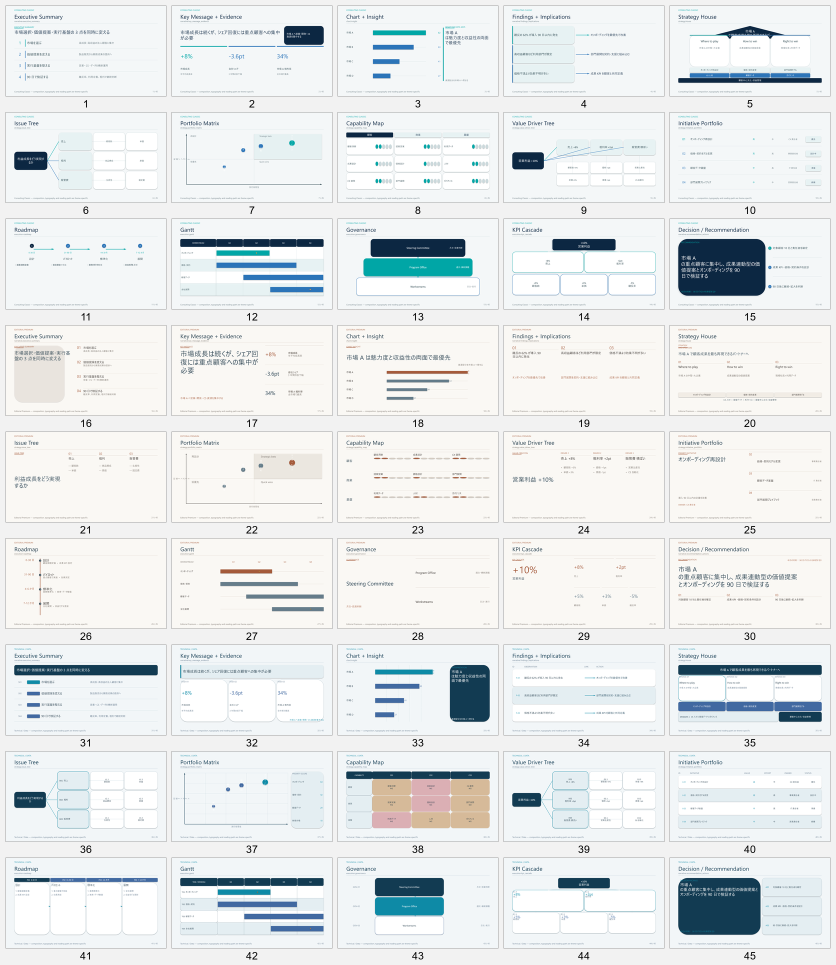
#> input picture spec-driven-presentation-maker/references/examples/native-components-v4/rendered/contact-sheet-all.png, 1672 x 1929 px (shown at 1/2 size)
$ python -i extract_visual_metrics.py   (imports and definitions only)
#> lines starting #> are read from the running program, lines starting #| are printed output that depends on the picture; after the words box and inside, x2 and y2 are one past the last pixel; in counts of white or black regions, pixels touching at a corner belong together
#!/usr/bin/env python3
"""PPTX構造とPNGから客観的な視覚指標を抽出する。"""

from __future__ import annotations

import argparse
import hashlib
import json
import re
import sys
from pathlib import Path

from PIL import Image, ImageChops

from audit_pptx import audit_pptx


SLIDE_NUMBER = re.compile(r"(\d+)(?!.*\d)")


# [5 lines left out: function configure_utf8_console, not called in this run]


def file_sha256(path: Path) -> str:
    digest = hashlib.sha256()
    with path.open("rb") as stream:
        for chunk in iter(lambda: stream.read(1024 * 1024), b""):
            digest.update(chunk)
    return digest.hexdigest()


# [16 lines left out: functions dhash, hash_similarity, not called in this run]


def image_metrics(path: Path) -> dict:
    with Image.open(path) as source:
#> source is the input picture: PIL image 1672x1929 RGB; mean R, G, B 230.5, 234.1, 234.9
        image = source.convert("RGB")
        background = Image.new("RGB", image.size, image.getpixel((0, 0)))
#> background: PIL image 1672x1929 RGB; every value is 242
        diff = ImageChops.difference(image, background).convert("L")
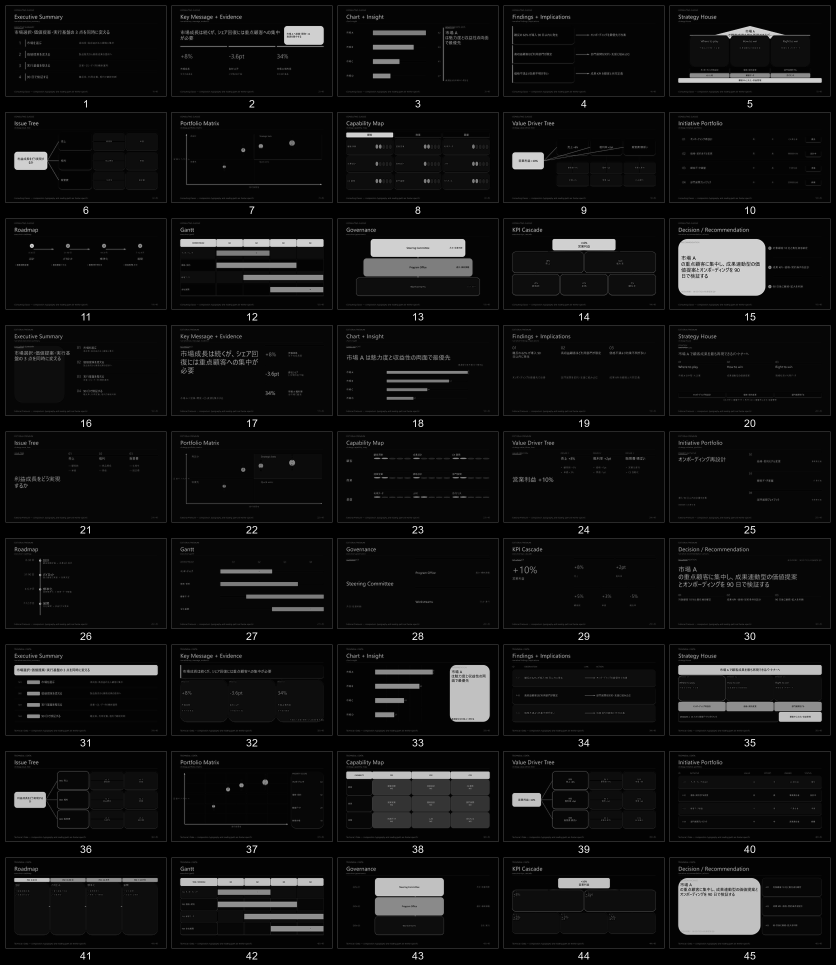
#> diff: PIL image 1672x1929 L (shown at 1/2 size); min 0, max 242, mean 16.3
        mask = diff.point(lambda value: 255 if value > 18 else 0)
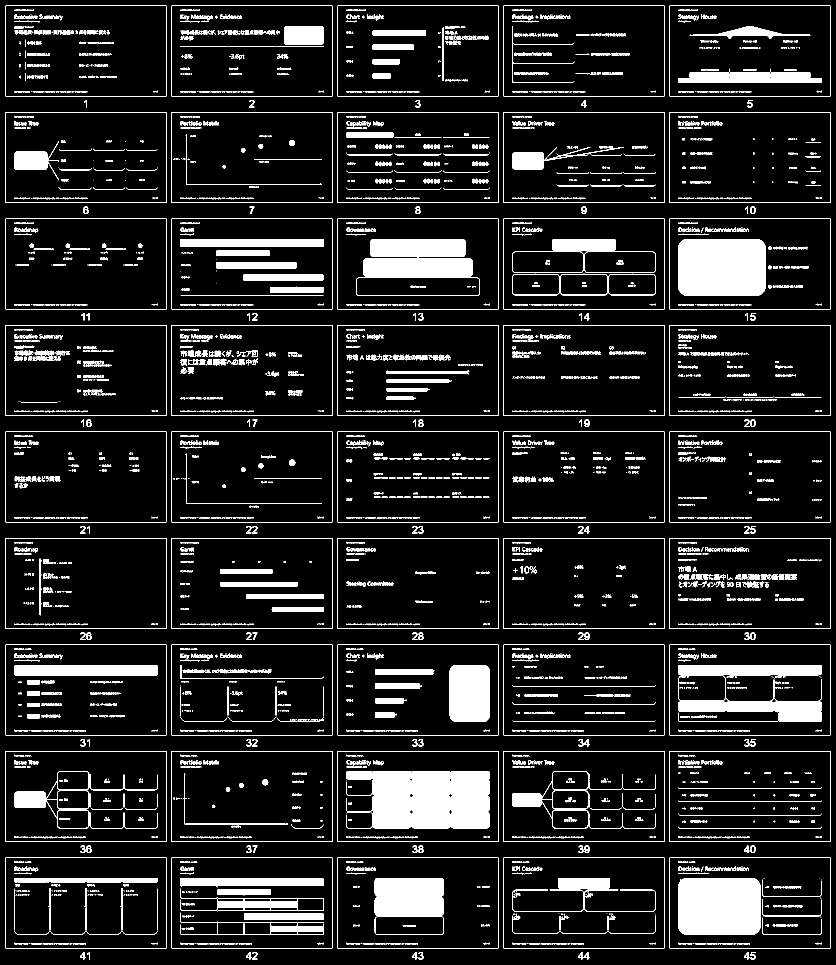
#> mask: PIL image 1672x1929 L (shown at 1/2 size); 10.8% white; 3255 white regions (1376 under 20 px), largest, box (x1, y1, x2, y2) and area: (692, 1543, 980, 1657) 27684, (1356, 478, 1531, 592) 19633, (1356, 1756, 1522, 1870) 18606
        bbox = mask.getbbox()
#> bbox = (11, 11, 1661, 1919)
        histogram = mask.histogram()
#> histogram = 256 values, max 2876789 at index 0, min 0 at index 1, mean 12598.8
        non_background = histogram[255]
#> non_background = 348499
        total = image.width * image.height
#> total = 3225288
        whitespace = round(1 - non_background / total, 4)
#> whitespace = 0.892
        if bbox:
            small_width = 240
            small_height = max(1, round(image.height * small_width / image.width))
#> small_height = 277
            small = mask.resize((small_width, small_height), Image.Resampling.NEAREST)
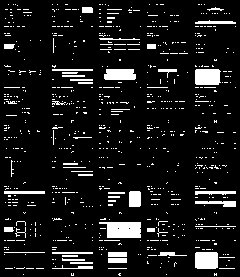
#> small: PIL image 240x277 L; 9.3% white; 802 white regions (758 under 20 px), largest, box (x1, y1, x2, y2) and area: (99, 222, 141, 238) 556, (195, 69, 221, 85) 397, (195, 252, 218, 269) 385
            values = list(small.get_flattened_data()) if hasattr(small, "get_flattened_data") else list(small.getdata())
#> values = 66480 items
            points = [(index % small_width, index // small_width) for index, value in enumerate(values) if value]
#> points = 6160 pairs, first value 4 to 235, second value 4 to 275
            centroid = [
                round(sum(point[0] for point in points) / len(points) / small_width, 4),
                round(sum(point[1] for point in points) / len(points) / small_height, 4),
            ] if points else [0.5, 0.5]
#> centroid = [0.535, 0.558]
        else:
            centroid = [0.5, 0.5]
        # 共通ヘッダー／フッターだけで「似たページ」と判定しないよう、
        # 本文帯のレイアウトHashを別に固定する。
        content_top = round(image.height * 0.18)
#> content_top = 347
        content_bottom = max(content_top + 1, round(image.height * 0.91))
#> content_bottom = 1755
        content_mask = mask.crop((0, content_top, image.width, content_bottom))
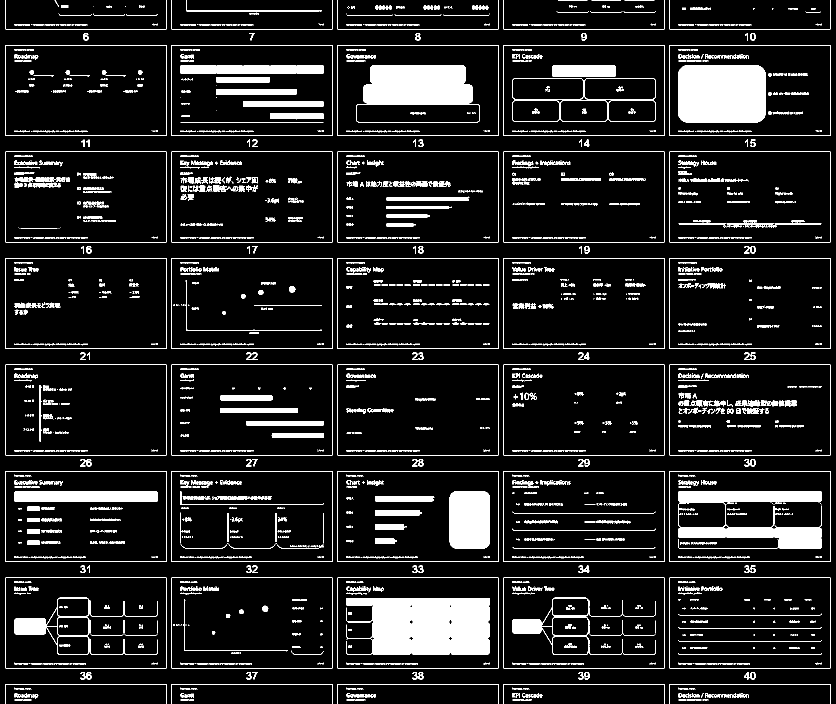
#> content_mask: PIL image 1672x1408 L (shown at 1/2 size); 10.2% white; 2401 white regions (1005 under 20 px), largest, box (x1, y1, x2, y2) and area: (692, 1196, 980, 1310) 27684, (1356, 131, 1531, 245) 19633, (712, 131, 960, 245) 15625
        return {
            "width": image.width,
            "height": image.height,
            "sha256": file_sha256(path),
            "whitespace_ratio": whitespace,
            "visual_centroid": centroid,
            "dhash": dhash(image),
            "layout_dhash": dhash(mask.convert("RGB")),
            "content_layout_dhash": dhash(content_mask.convert("RGB")),
        }


# [68 lines left out: functions clusters, main, not called in this run]


# [3 lines not run here, left out]

#> (the run stopped early here; a loop or call above may not have finished)

$ run again, on spec-driven-presentation-maker/references/examples/native-components-v4/rendered/contact-sheet-executive.png
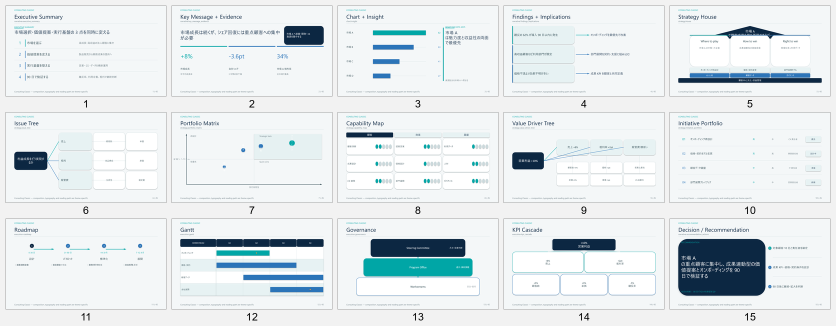
#> input picture spec-driven-presentation-maker/references/examples/native-components-v4/rendered/contact-sheet-executive.png, 1672 x 651 px (shown at 1/2 size)
#> in image_metrics, source is the input picture: PIL image 1672x651 RGB; mean R, G, B 226.4, 232.5, 235
#> background: PIL image 1672x651 RGB; every value is 242
#> in image_metrics, `mask = diff.point(lambda value: 255 if value > 18 else 0)`:
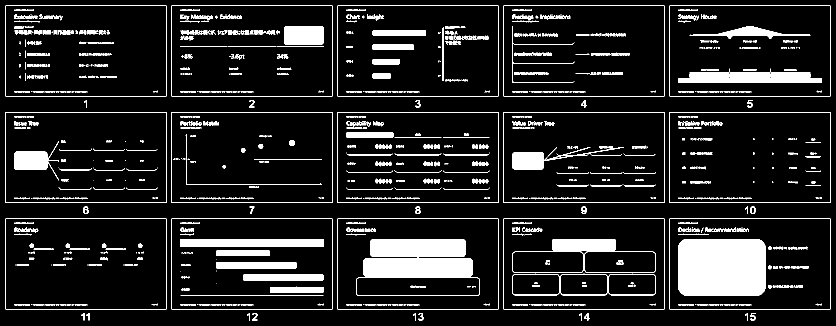
#> mask: PIL image 1672x651 L (shown at 1/2 size); 11.2% white; 1004 white regions (384 under 20 px), largest, box (x1, y1, x2, y2) and area: (1356, 478, 1531, 592) 19633, (712, 478, 960, 592) 15625, (1356, 137, 1644, 166) 5530
#> bbox = (11, 11, 1661, 641)
#> histogram = 256 values, max 966918 at index 0, min 0 at index 1, mean 4251.8
#> non_background = 121554
#> whitespace = 0.888
#> small: PIL image 240x93 L; 11.1% white; 234 white regions (210 under 20 px), largest, box (x1, y1, x2, y2) and area: (195, 68, 221, 85) 417, (104, 74, 136, 79) 160, (106, 68, 134, 73) 138
#> values = 22320 items
#> points = 2482 pairs, first value 2 to 237, second value 4 to 91
#> centroid = [0.543, 0.586]
#> in image_metrics, `content_mask = mask.crop((0, content_top, image.width, content_bottom))`:
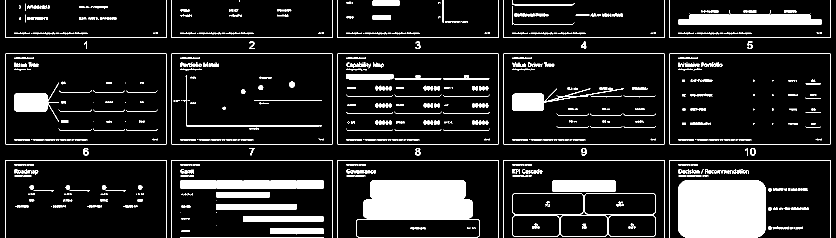
#> content_mask: PIL image 1672x475 L (shown at 1/2 size); 12.3% white; 700 white regions (279 under 20 px), largest, box (x1, y1, x2, y2) and area: (1356, 361, 1531, 475) 19633, (712, 361, 960, 475) 15625, (1356, 20, 1644, 49) 5530

$ run again, on spec-driven-presentation-maker/references/examples/native-components-v4/rendered/contact-sheet-technical.png
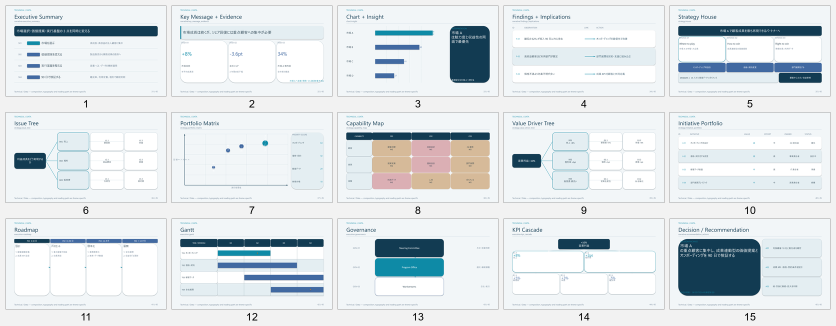
#> input picture spec-driven-presentation-maker/references/examples/native-components-v4/rendered/contact-sheet-technical.png, 1672 x 651 px (shown at 1/2 size)
#> in image_metrics, source is the input picture: PIL image 1672x651 RGB; mean R, G, B 222.6, 228.6, 231.7
#> background: PIL image 1672x651 RGB; every value is 242
#> in image_metrics, `mask = diff.point(lambda value: 255 if value > 18 else 0)`:
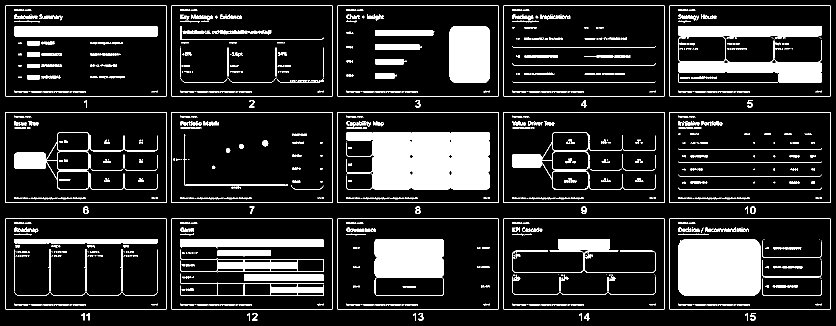
#> mask: PIL image 1672x651 L (shown at 1/2 size); 14.9% white; 1030 white regions (500 under 20 px), largest, box (x1, y1, x2, y2) and area: (692, 265, 980, 379) 27684, (1356, 478, 1522, 592) 18606, (1356, 52, 1644, 166) 14497
#> bbox = (11, 11, 1661, 641)
#> histogram = 256 values, max 925899 at index 0, min 0 at index 1, mean 4251.8
#> non_background = 162573
#> whitespace = 0.851
#> small: PIL image 240x93 L; 15.6% white; 246 white regions (219 under 20 px), largest, box (x1, y1, x2, y2) and area: (99, 38, 141, 54) 557, (195, 68, 218, 85) 385, (108, 68, 127, 79) 209
#> values = 22320 items
#> points = 3476 pairs, first value 2 to 237, second value 4 to 91
#> centroid = [0.53, 0.52]
#> in image_metrics, `content_mask = mask.crop((0, content_top, image.width, content_bottom))`:
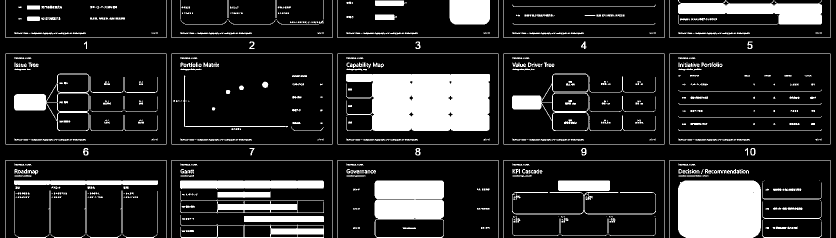
#> content_mask: PIL image 1672x475 L (shown at 1/2 size); 16.1% white; 736 white regions (363 under 20 px), largest, box (x1, y1, x2, y2) and area: (692, 148, 980, 262) 27684, (1356, 361, 1522, 475) 18606, (749, 361, 888, 475) 10835

$ run again, on spec-driven-presentation-maker/references/examples/native-components-v4/rendered/slide-1.png
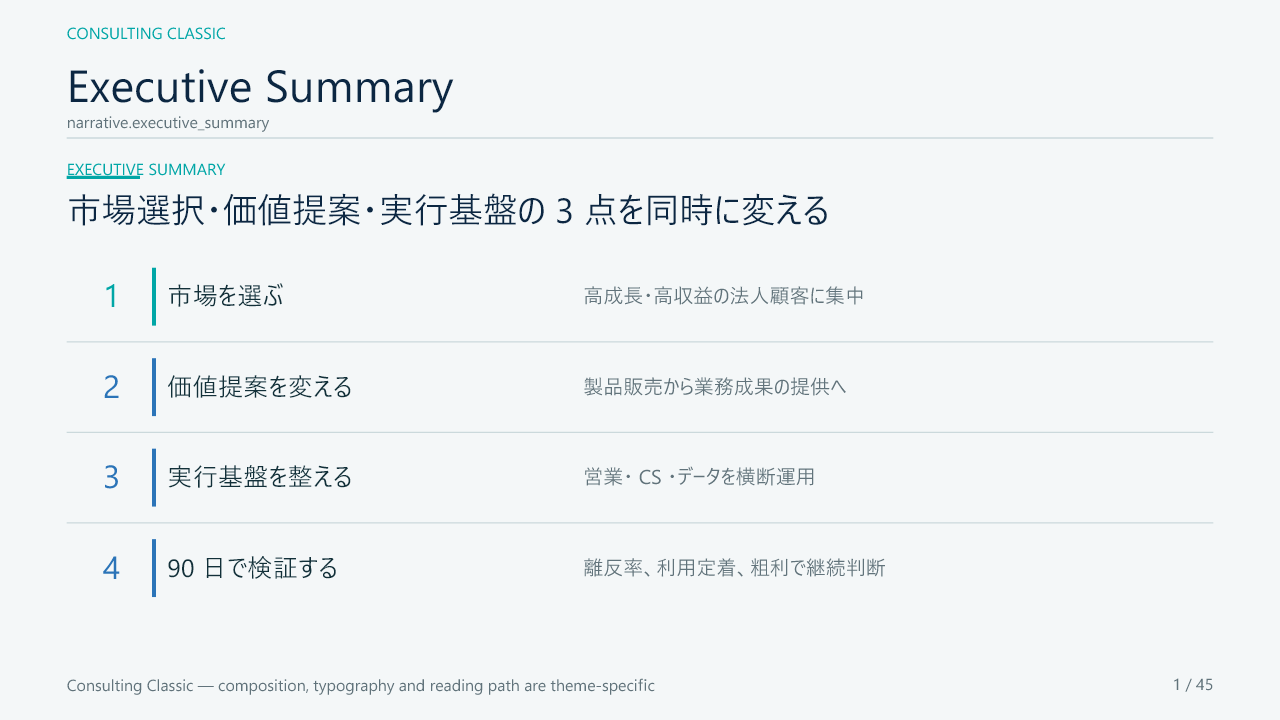
#> input picture spec-driven-presentation-maker/references/examples/native-components-v4/rendered/slide-1.png, 1280 x 720 px
#> in image_metrics, source is the input picture: PIL image 1280x720 RGBA; mean R, G, B, A 238.9, 242.8, 244.2, 255
#> in image_metrics, `mask = diff.point(lambda value: 255 if value > 18 else 0)`:
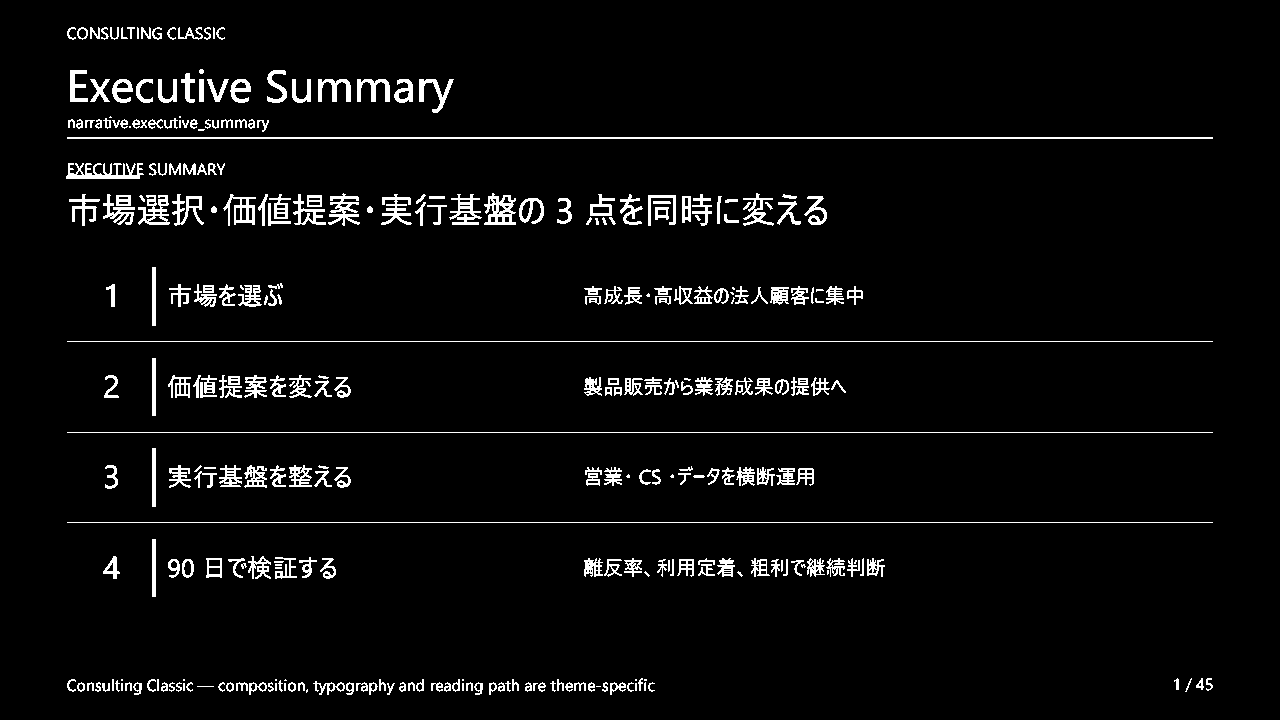
#> mask: PIL image 1280x720 L; 4.2% white in thin lines or dots, all inside (x1, y1, x2, y2) = (66, 27, 1213, 695)
#> bbox = (66, 27, 1213, 695)
#> histogram = 256 values, max 882776 at index 0, min 0 at index 1, mean 3600
#> non_background = 38824
#> whitespace = 0.958
#> small: PIL image 240x135 L; 3.5% white in thin lines or dots, all inside (x1, y1, x2, y2) = (12, 5, 227, 130)
#> values = 32400 items
#> points = 1150 pairs, first value 12 to 226, second value 5 to 129
#> centroid = [0.319, 0.474]
#> in image_metrics, `content_mask = mask.crop((0, content_top, image.width, content_bottom))`:
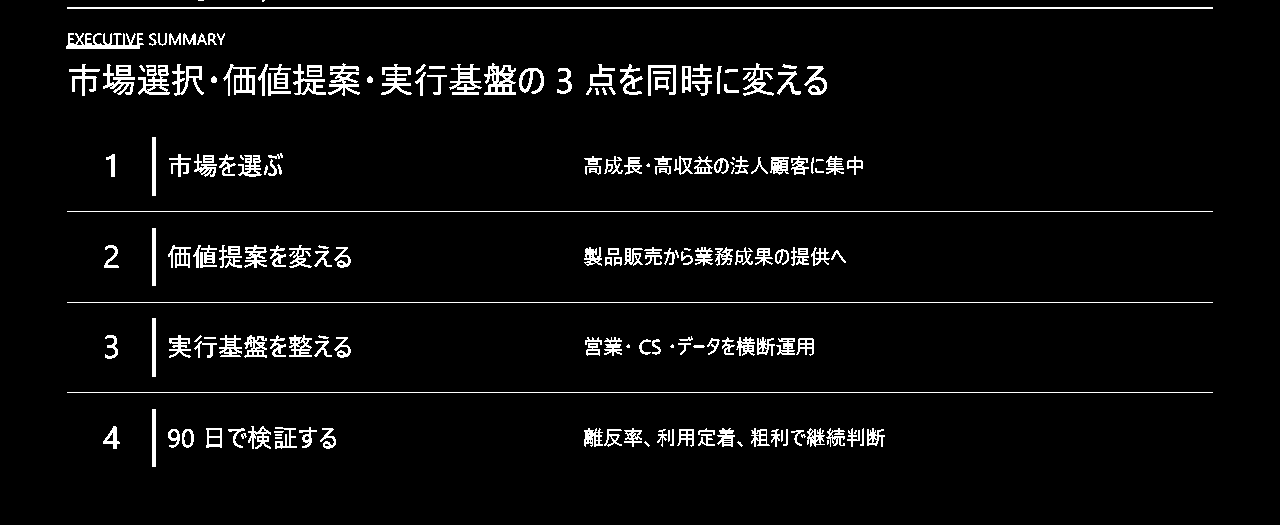
#> content_mask: PIL image 1280x525 L; 4.5% white in thin lines or dots, all inside (x1, y1, x2, y2) = (66, 0, 1213, 467)
